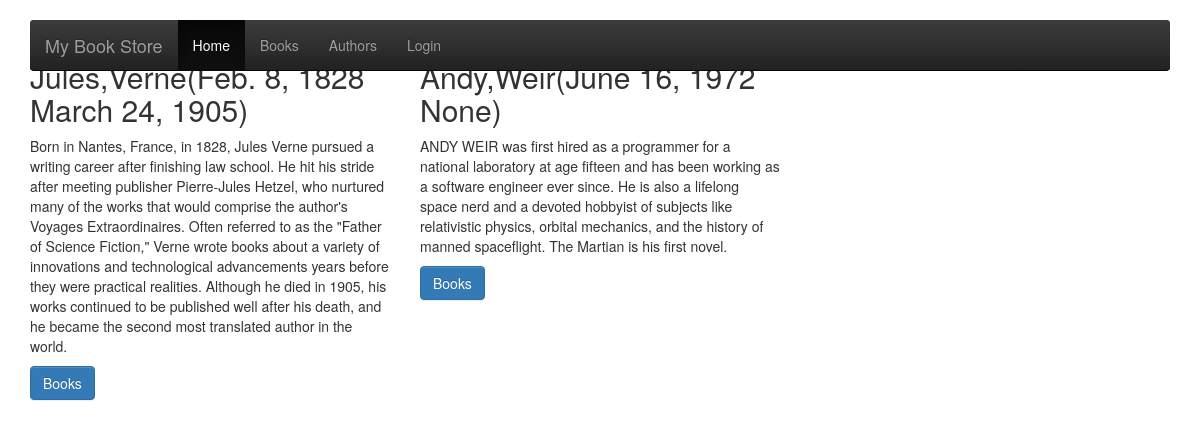
/catalog/author/, run on the app's committed database.
### catalog/models.py (models this page shows, shortened)
class Author(models.Model):
    first_name = models.CharField(max_length=100)
    last_name = models.CharField(max_length=100)
    date_of_birth = models.DateField(null=True, blank=True)
    date_of_death = models.DateField('Died', null=True, blank=True)
    author_description = models.TextField(max_length=1000, help_text="Enter a brief description of the authors",default='')
    def get_absolute_url(self):
        return reverse('author-detail', args=[str(self.id)])
    class Meta:
        ordering = ['last_name']

### catalog/views.py (the view)
class AuthorListView(generic.ListView):
    model = Author
    paginate_by = 10

### catalog/templates/catalog/author_list.html (shortened to what this page needs)
{% extends "base_generic.html" %}
{% block content %}
{% if author_list %}
    <div class="container">
      <div class="row">
		{% for author in author_list %}
        <div class="col-lg-4">
          <h2>{{ author.first_name }},{{ author.last_name }}({{author.date_of_birth}} {{author.date_of_death}})</h2>
          <p>{{ author.author_description }} </p>
          <p><a class="btn btn-primary" href="{{ author.get_absolute_url }}" role="button">Books</a></p>
        </div>
        {% endfor %}
      </div>
    </div>
 {% endif %}
{% endblock %}

### catalog/static/css/signin.css (style rules this page uses)
body { padding-top: 40px; padding-bottom: 40px; background-color: #eee; }

### catalog/static/css/carousel.css (style rules this page uses)
body { padding-bottom: 40px; color: #5a5a5a; }

### data on the page
Author: first_name "Jules", last_name "Verne", date_of_birth "Feb. 8, 1828", date_of_death "March 24, 1905", author_description "Born in Nantes, France, in 1828, Jules Verne pursued a writing career after finishing law school. He hit his stride after meeting publisher Pierre-Jules Hetzel, who nurtured many of the works that would comprise the author's Voyages Extraordinaires. Often referred to as the \"Father of Science Fiction,\" Verne wrote books about a variety of innovations and technological advancements years before they were practical realities. Although he died in 1905, his works continued to be published well after his death, and he became the second most translated author in the world."
Author: first_name "Andy", last_name "Weir", date_of_birth "June 16, 1972", date_of_death "None", author_description "ANDY WEIR was first hired as a programmer for a national laboratory at age fifteen and has been working as a software engineer ever since. He is also a lifelong space nerd and a devoted hobbyist of subjects like relativistic physics, orbital mechanics, and the history of manned spaceflight. The Martian is his first novel."
